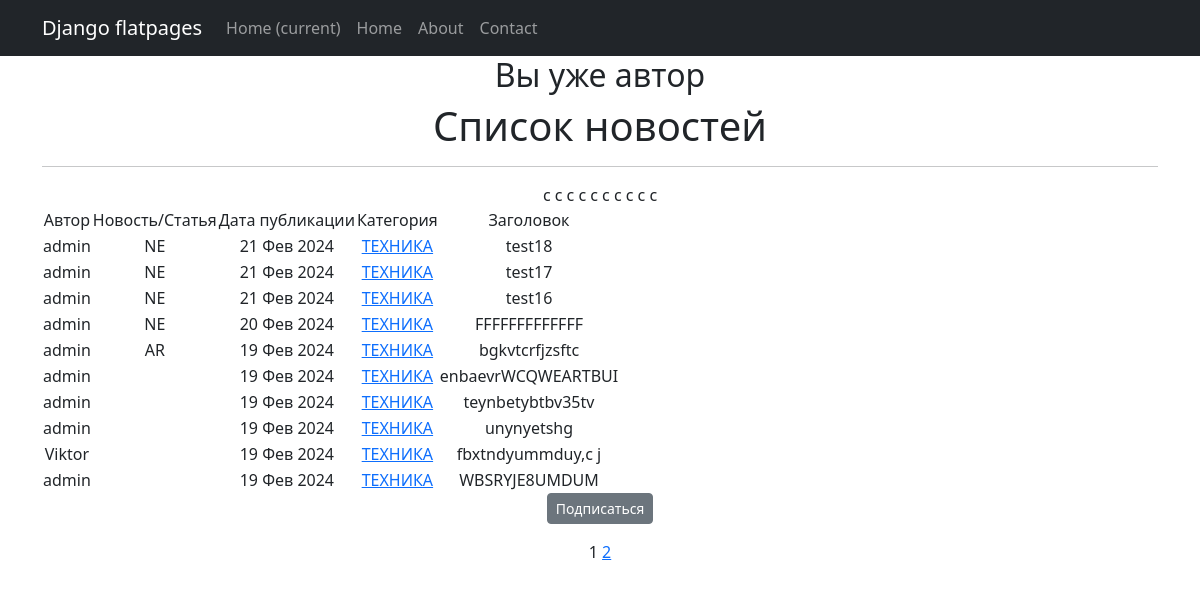
Before: /categories/2 with the older database file.
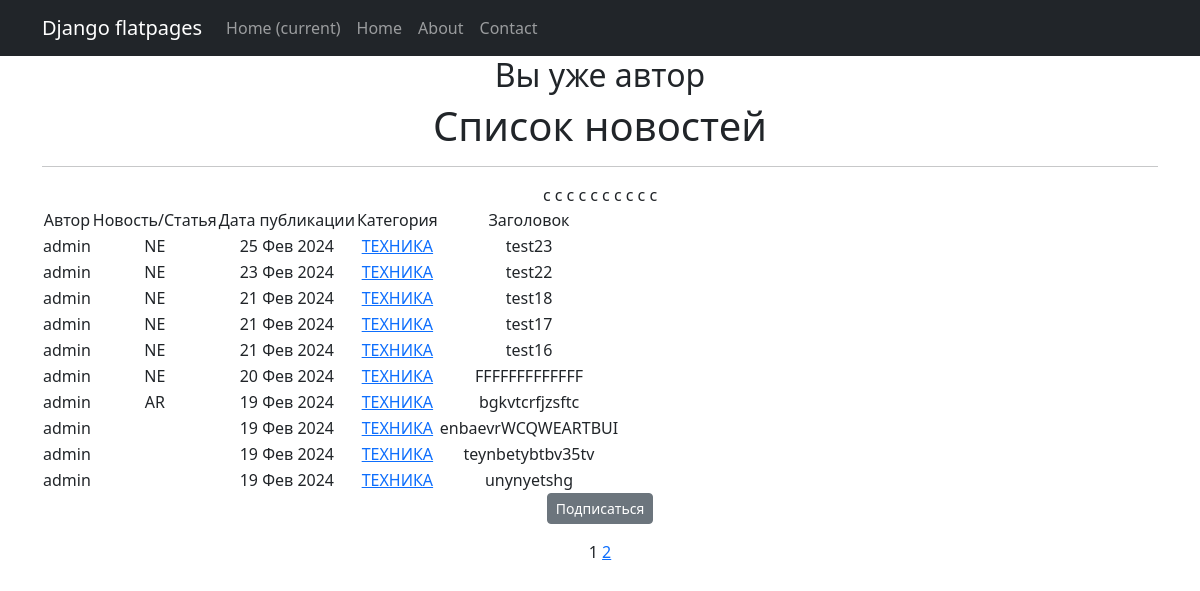
After: the same page with the newer database file.
### news/models.py (models this page shows, shortened)
class Post(models.Model):
    post_author = models.ForeignKey('Author', on_delete=models.CASCADE)
    post_choice = models.CharField(max_length=2,
                                   choices=TYPE,
                                   default=news)
    post_date = models.DateTimeField(auto_now_add=True)
    post_category = models.ManyToManyField('Category', through='PostCategory')
    post_title = models.CharField(max_length=30)
    post_text = models.TextField()
    post_rating = models.IntegerField(default=0)

class Author(models.Model):
    user = models.OneToOneField(User, on_delete=models.CASCADE)
    author_rating = models.IntegerField(default=0)
    def __str__(self):
        return self.user.username

class Category(models.Model):
    category_name = models.CharField(max_length=255, unique=True)
    gossip = 'GS'
    policy = 'PO'
    technology = 'TH'
    bullet = 'BL'
    TEMATIC = [
        (gossip, 'СВЕТСКИЕ НОВОСТИ'),
        (policy, 'ПОЛИТИКА'),
        (technology, 'ТЕХНИКА'),
        (bullet, 'СРОЧНЫЕ НОВОСТИ')
    ]
    thematic = models.CharField(max_length=2, choices=TEMATIC, unique=True,)
    subscribers = models.ManyToManyField(User, blank=True, related_name='categories')
    def __str__(self):
        return self.get_thematic_display()

### news/views.py (the view)
# urls.py: path('categories/<int:pk>', CategoryListView.as_view(), name='category_list'),
class CategoryListView(PostList):
    model = Post
    template_name = 'category_list.html'
    context_object_name = 'category_news_list'
    def get_queryset(self):
        self.category = get_object_or_404(Category, id=self.kwargs['pk'])
        queryset = Post.objects.filter(post_category=self.category).order_by('-post_date')
        return queryset
    def get_context_data(self, **kwargs):
        context = super().get_context_data(**kwargs)
        context['is_not_subscriber'] = self.request.user not in self.category.subscribers.all()
        context['category'] = self.category
        return context

### news/templatetags/custom_filters.py (called while the page is built)
@register.filter()
def cenzor(value):
    badwords = ["искусственный"]
    splitwords = value.split()
    for i in range(len(splitwords)):
        if splitwords[i] in badwords:
            firstletter = splitwords[i][0]
            newvalue=firstletter +"*"*(len(splitwords[i])-1)
            splitwords[i] = newvalue
    result = " ".join(splitwords)
    return f'{result}'

### news/templatetags/custom_tags.py (called while the page is built)
@register.simple_tag(takes_context=True)
def url_replace(context, **kwargs):
   d = context['request'].GET.copy()
   for k, v in kwargs.items():
       d[k] = v
   return d.urlencode()

### news/views.py (called while the page is built)
    def get_context_data(self, **kwargs):  # забираем отфильтрованные объекты переопределяя метод get_context_data у наследуемого класса
        context = super().get_context_data(**kwargs)
        context['filterset'] = PostFilter(self.request.GET, queryset=self.get_queryset())  # вписываем фильтр в контекст
        context['categories'] = PostCategory.objects.all()
        context['form'] = PostForm()
        return context

### templates/category_list.html (shortened to what this page needs)
{% extends 'flatpages/default.html' %}
{% load custom_filters %}!
{% load custom_tags %}
{% block content %}
    {% if is_not_author %}
        <button> <a href="{% url 'upgrade' %}"> Стать автором!</a> </button>
    {% else %}
        <h2>Вы уже автор</h2>
    {% endif %}
    <h1>Список новостей</h1>
    <hr>
    {% if category_news_list %}
        <table>
            <tr>
                <td>Автор</td>
                <td>Новость/Статья</td>
                <td>Дата публикации</td>
                <td>Категория</td>
                <td>Заголовок</td>
            </tr>
            {% for post_detail in category_news_list %}
            <tr>
                <td>{{ post_detail.post_author }}</td>
                <td>{{ post_detail.post_choice|truncatewords:2 }}</td>
                <td>{{ post_detail.post_date|date:'d M Y' }}</td>
                <td>
                    {% for category in post_detail.post_category.all %}
                        <a href="{% url 'category_list' category.id %}">{{ category }}</a>
                    {% endfor %}
                </td>
                <td>{{ post_detail.post_title|cenzor}}</td>с
                <td>
                </td>
            </tr>
            {% endfor %}
        </table>
    {% else %}
        <h2>Новостей нет!</h2>
    {% endif %}
    {% if is_not_subscriber %}
        <p class="text-center"><a href="{% url 'subscribe' category.id %}" class="btn btn-secondary btn-sm">Подписаться</a></p>
    {% else %}
        <p class="text-center"><a href="{% url 'unsubscribe' category.id %}" class="btn btn-secondary btn-sm">Отписаться</a></p>
    {% endif %}
    {{ page_obj.number }}
    {% if page_obj.has_next %}
       <a href="?{% url_replace page=page_obj.next_page_number %}">{{ page_obj.next_page_number }}</a>
    {% endif %}
{% endblock content %}

### templates/flatpages/default.html (shortened to what this page needs)
<!DOCTYPE html>
<html lang="en">
    <head>
        {% load static %}
        <link href="{% static 'css/styles.css' %}" rel="stylesheet" />
    </head>
    <body>
<nav class="navbar navbar-expand-lg navbar-dark bg-dark static-top">
   <div class="container">
       <a class="navbar-brand" href="#">Django flatpages</a>
       <div class="collapse navbar-collapse" id="navbarResponsive">
           <ul class="navbar-nav ml-auto">
               <li class="nav-item active">
                   <a class="nav-link" href="#">Home
                       <span class="sr-only">(current)</span>
                   </a>
               </li>
               <li class="nav-item">
                   <a class="nav-link" href="/home/">Home</a>
               <li class="nav-item">
                   <a class="nav-link" href="/about/">About</a>
               </li>
               <li class="nav-item">
                   <a class="nav-link" href="/contacts/">Contact</a>
               </li>
           </ul>
       </div>
   </div>
</nav>
<div class="container">
   <div class="row">
       <div class="col-lg-12 text-center">
           {% block content %}{% endblock content %}
       </div>
   </div>
</div>
</body>
</html>

Changed rows visible on the page:
no longer on this page (row unchanged): Post: post_author "Viktor", post_date "19 Фев 2024", post_title|cenzor "fbxtndyummduy,c j", Category (thematic "ТЕХНИКА")
no longer on this page (row unchanged): Post: post_author "admin", post_date "19 Фев 2024", post_title|cenzor "WBSRYJE8UMDUM", Category (thematic "ТЕХНИКА")
added Post: post_author "admin", post_choice "NE", post_date "25 Фев 2024", post_title|cenzor "test23", Category (thematic "ТЕХНИКА")
added Post: post_author "admin", post_choice "NE", post_date "23 Фев 2024", post_title|cenzor "test22", Category (thematic "ТЕХНИКА")
